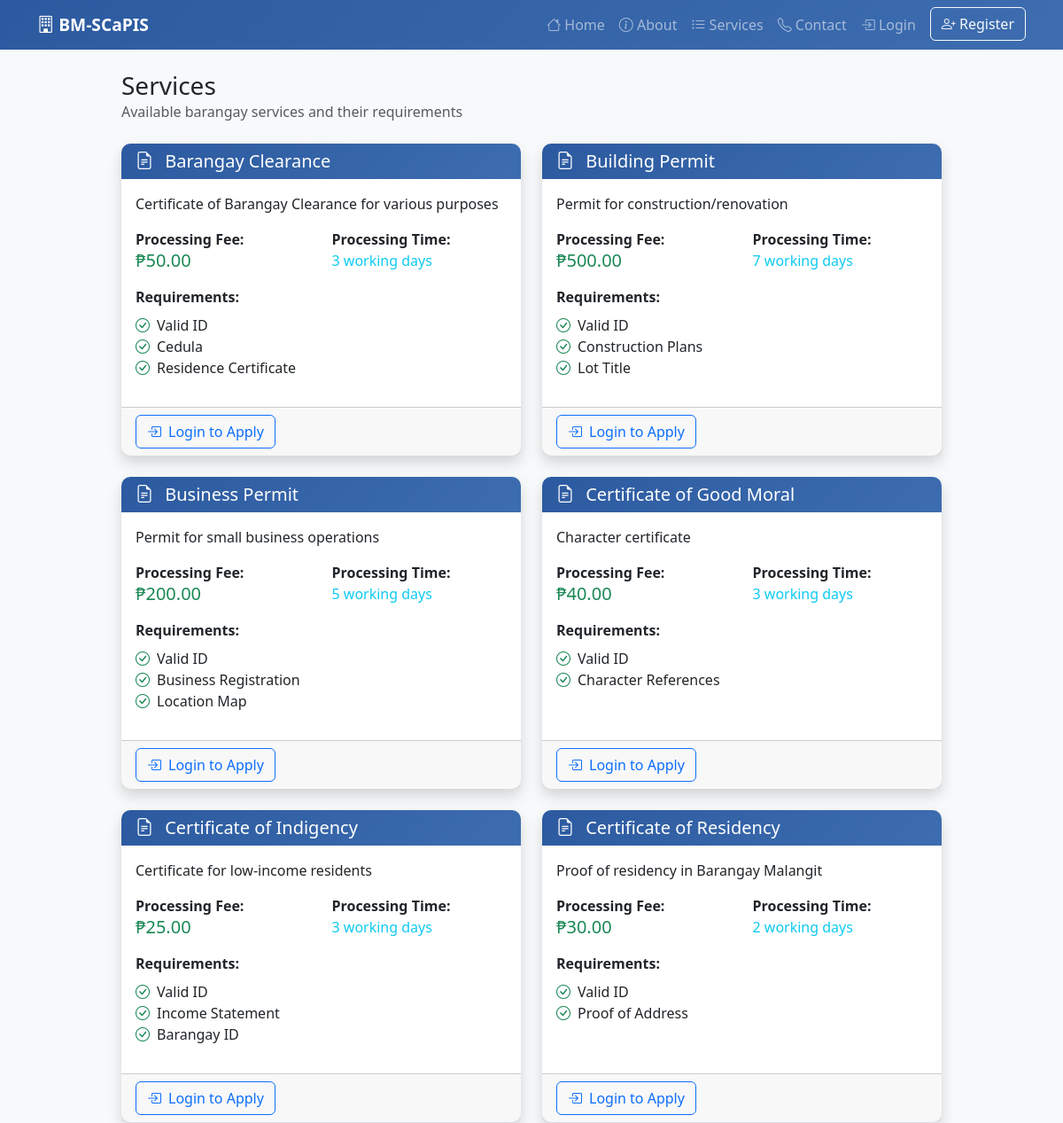
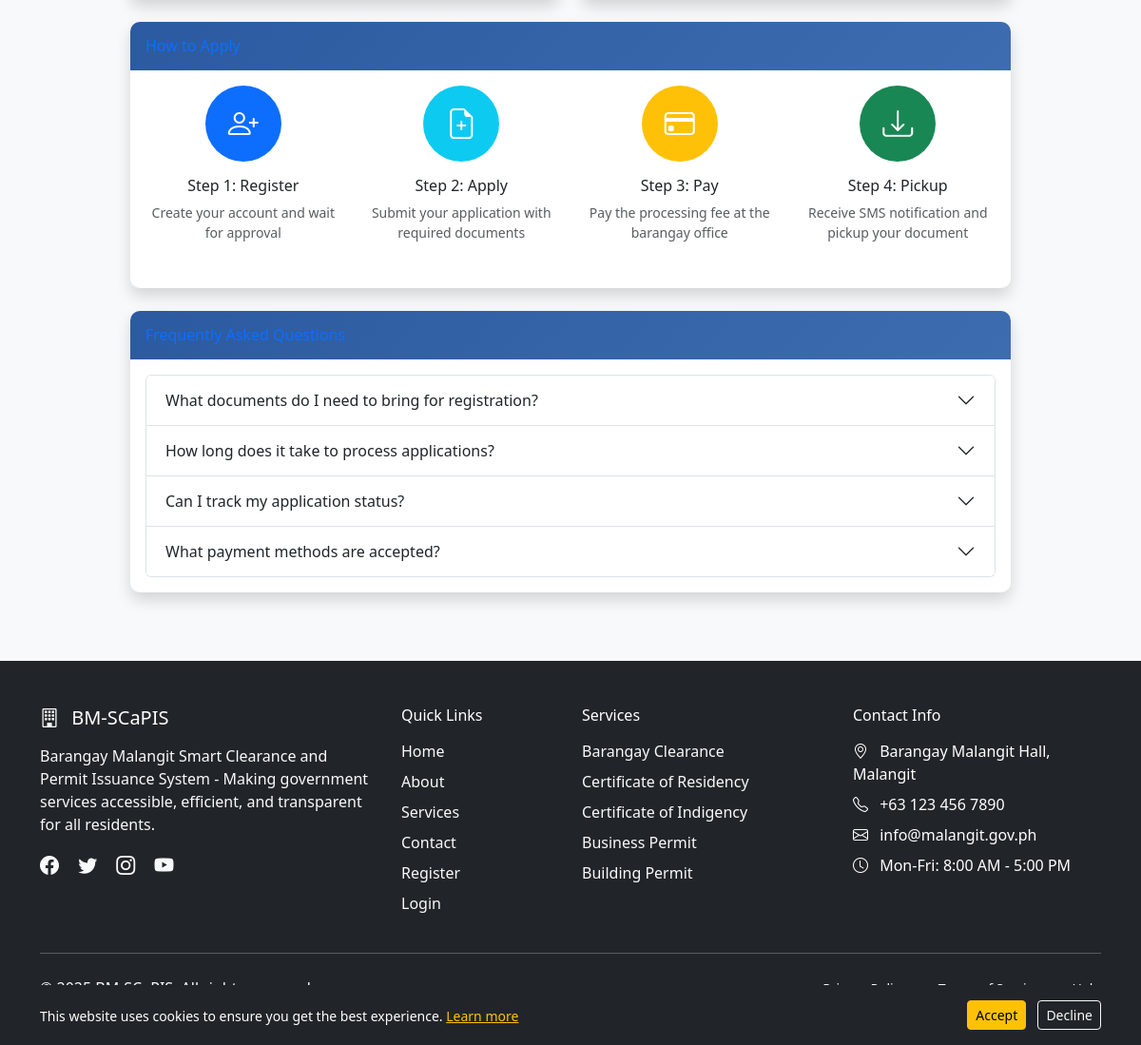
/services.php, run on the app's committed database (2 pictures, top to bottom).
### tables this page shows
CREATE TABLE `document_types` (
  `id` int(11) NOT NULL,
  `type_name` varchar(100) NOT NULL,
  `description` text DEFAULT NULL,
  `fee` decimal(8,2) DEFAULT 0.00,
  `requirements` text DEFAULT NULL,
  `processing_days` int(11) DEFAULT 3,
  `is_active` tinyint(1) DEFAULT 1,
  `created_at` timestamp NOT NULL DEFAULT current_timestamp()
);

### config.php (called while the page is built, shortened)
<?php
function isLoggedIn() {
    if (!isset($_SESSION['user_id']) || empty($_SESSION['user_id'])) {
        return false;
    }
}
?>

### services.php (the view, shortened to what this page needs)
<?php
require_once 'config.php';
require_once 'header.php';
?>
<div class="container py-4">
    <div class="row justify-content-center">
        <div class="col-lg-10">
            <div class="d-flex justify-content-between align-items-center mb-4">
                <div>
                    <h1 class="h3 mb-0 text-gray-800">Services</h1>
                    <p class="mb-0 text-muted">Available barangay services and their requirements</p>
                </div>
            </div>
            <div class="row">
                <?php
                $stmt = $pdo->prepare("SELECT * FROM document_types WHERE is_active = 1 ORDER BY type_name");
                $stmt->execute();
                $documentTypes = $stmt->fetchAll();
                foreach ($documentTypes as $doc) {
                    ?>
                    <div class="col-lg-6 mb-4">
                        <div class="card shadow h-100">
                            <div class="card-header bg-primary text-white">
                                <h5 class="card-title mb-0">
                                    <i class="bi bi-file-earmark-text me-2"></i>
                                    <?php echo htmlspecialchars($doc['type_name']); ?>
                                </h5>
                            </div>
                            <div class="card-body">
                                <p class="card-text"><?php echo htmlspecialchars($doc['description']); ?></p>
                                <div class="row mb-3">
                                    <div class="col-6">
                                        <strong>Processing Fee:</strong><br>
                                        <span class="text-success h5">₱<?php echo number_format($doc['fee'], 2); ?></span>
                                    </div>
                                    <div class="col-6">
                                        <strong>Processing Time:</strong><br>
                                        <span class="text-info"><?php echo $doc['processing_days']; ?> working days</span>
                                    </div>
                                </div>
                                <?php if (!empty($doc['requirements'])): ?>
                                <div class="requirements">
                                    <strong>Requirements:</strong>
                                    <ul class="list-unstyled mt-2">
                                        <?php
                                        $requirements = explode(',', $doc['requirements']);
                                        foreach ($requirements as $req) {
                                            echo '<li><i class="bi bi-check-circle text-success me-2"></i>' . htmlspecialchars(trim($req)) . '</li>';
                                        }
                                        ?>
                                    </ul>
                                </div>
                                <?php endif; ?>
                            </div>
                            <div class="card-footer">
                                <?php if (isLoggedIn() && $_SESSION['role'] === 'resident'): ?>
                                    <a href="apply.php?type=<?php echo $doc['id']; ?>" class="btn btn-primary">
                                        <i class="bi bi-plus-circle me-2"></i>Apply Now
                                    </a>
                                <?php else: ?>
                                    <a href="login.php" class="btn btn-outline-primary">
                                        <i class="bi bi-box-arrow-in-right me-2"></i>Login to Apply
                                    </a>
                                <?php endif; ?>
                            </div>
                        </div>
                    </div>
                    <?php
                }
                ?>
            </div>
            <div class="card shadow mb-4">
                <div class="card-header py-3">
                    <h6 class="m-0 font-weight-bold text-primary">How to Apply</h6>
                </div>
                <div class="card-body">
                    <div class="row">
                        <div class="col-md-3 text-center mb-3">
                            <div class="bg-primary rounded-circle d-inline-flex align-items-center justify-content-center mb-3" style="width: 80px; height: 80px;">
                                <i class="bi bi-person-plus text-white" style="font-size: 2rem;"></i>
                            </div>
                            <h6>Step 1: Register</h6>
                            <p class="small text-muted">Create your account and wait for approval</p>
                        </div>
                        <div class="col-md-3 text-center mb-3">
                            <div class="bg-info rounded-circle d-inline-flex align-items-center justify-content-center mb-3" style="width: 80px; height: 80px;">
                                <i class="bi bi-file-earmark-plus text-white" style="font-size: 2rem;"></i>
                            </div>
                            <h6>Step 2: Apply</h6>
                            <p class="small text-muted">Submit your application with required documents</p>
                        </div>
                        <div class="col-md-3 text-center mb-3">
                            <div class="bg-warning rounded-circle d-inline-flex align-items-center justify-content-center mb-3" style="width: 80px; height: 80px;">
                                <i class="bi bi-credit-card text-white" style="font-size: 2rem;"></i>
                            </div>
                            <h6>Step 3: Pay</h6>
                            <p class="small text-muted">Pay the processing fee at the barangay office</p>
                        </div>
                        <div class="col-md-3 text-center mb-3">
                            <div class="bg-success rounded-circle d-inline-flex align-items-center justify-content-center mb-3" style="width: 80px; height: 80px;">
                                <i class="bi bi-download text-white" style="font-size: 2rem;"></i>
                            </div>
                            <h6>Step 4: Pickup</h6>
                            <p class="small text-muted">Receive SMS notification and pickup your document</p>
                        </div>
                    </div>
                </div>
            </div>
            <div class="card shadow">
                <div class="card-header py-3">
                    <h6 class="m-0 font-weight-bold text-primary">Frequently Asked Questions</h6>
                </div>
                <div class="card-body">
                    <div class="accordion" id="faqAccordion">
                        <div class="accordion-item">
                            <h2 class="accordion-header" id="faq1">
                                <button class="accordion-button collapsed" type="button" data-bs-toggle="collapse" data-bs-target="#collapse1">
                                    What documents do I need to bring for registration?
                                </button>
                            </h2>
                        </div>
                        <div class="accordion-item">
                            <h2 class="accordion-header" id="faq2">
                                <button class="accordion-button collapsed" type="button" data-bs-toggle="collapse" data-bs-target="#collapse2">
                                    How long does it take to process applications?
                                </button>
                            </h2>
                        </div>
                        <div class="accordion-item">
                            <h2 class="accordion-header" id="faq3">
                                <button class="accordion-button collapsed" type="button" data-bs-toggle="collapse" data-bs-target="#collapse3">
                                    Can I track my application status?
                                </button>
                            </h2>
                        </div>
                        <div class="accordion-item">
                            <h2 class="accordion-header" id="faq4">
                                <button class="accordion-button collapsed" type="button" data-bs-toggle="collapse" data-bs-target="#collapse4">
                                    What payment methods are accepted?
                                </button>
                            </h2>
                        </div>
                    </div>
                </div>
            </div>
        </div>
    </div>
</div>
<?php require_once 'footer.php'; ?>

### header.php (style rules this page uses)
:root { --primary-color: #2c5aa0; --secondary-color: #f8f9fa; --success-color: #28a745; --warning-color: #ffc107; --danger-color: #dc3545; --info-color: #17a2b8; --dark-color: #343a40; --light-color: #f8f9fa; }
body { font-family: 'Segoe UI', Tahoma, Geneva, Verdana, sans-serif; background-color: var(--secondary-color); padding-top: 56px; }
.card { border: none; border-radius: 10px; box-shadow: 0 0.125rem 0.25rem rgba(0, 0, 0, 0.075); transition: all 0.3s ease; }
.card-header { background: linear-gradient(135deg, var(--primary-color), #3d6db0); color: white; border-radius: 10px 10px 0 0 !important; border: none; }

### data on the page
document_types: type_name "Barangay Clearance", description "Certificate of Barangay Clearance for various purposes", fee "50.00", processing_days "3", requirements "Valid ID", requirements "Cedula", requirements "Residence Certificate"
document_types: type_name "Building Permit", description "Permit for construction/renovation", fee "500.00", processing_days "7", requirements "Valid ID", requirements "Construction Plans", requirements "Lot Title"
document_types: type_name "Business Permit", description "Permit for small business operations", fee "200.00", processing_days "5", requirements "Valid ID", requirements "Business Registration", requirements "Location Map"
document_types: type_name "Certificate of Good Moral", description "Character certificate", fee "40.00", processing_days "3", requirements "Valid ID", requirements "Character References"
document_types: type_name "Certificate of Indigency", description "Certificate for low-income residents", fee "25.00", processing_days "3", requirements "Valid ID", requirements "Income Statement", requirements "Barangay ID"
document_types: type_name "Certificate of Residency", description "Proof of residency in Barangay Malangit", fee "30.00", processing_days "2", requirements "Valid ID", requirements "Proof of Address"

### other printed values
SYSTEM_NAME "BM-SCaPIS"
BARANGAY_NAME "Barangay Malangit"
